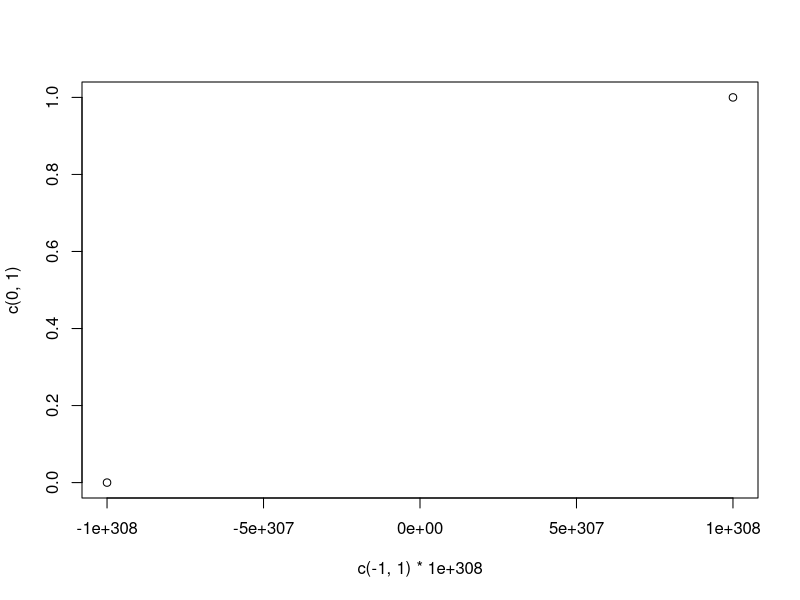
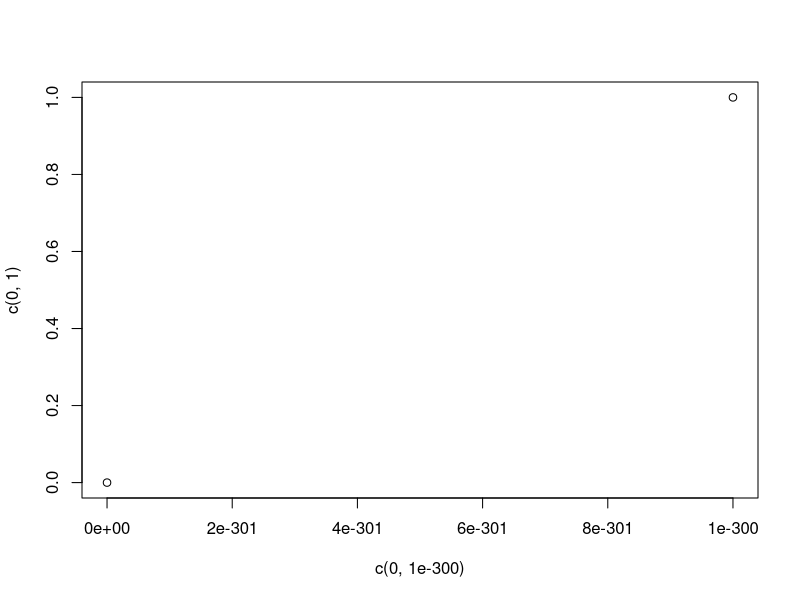
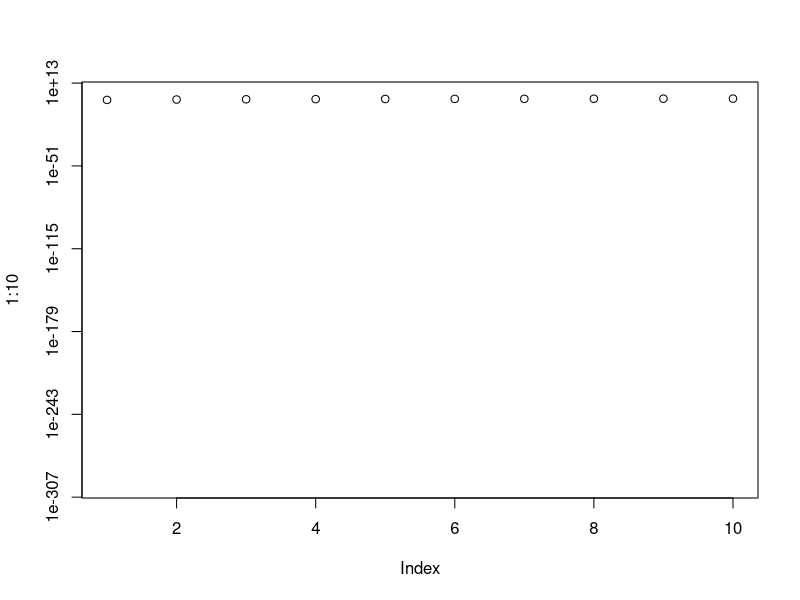
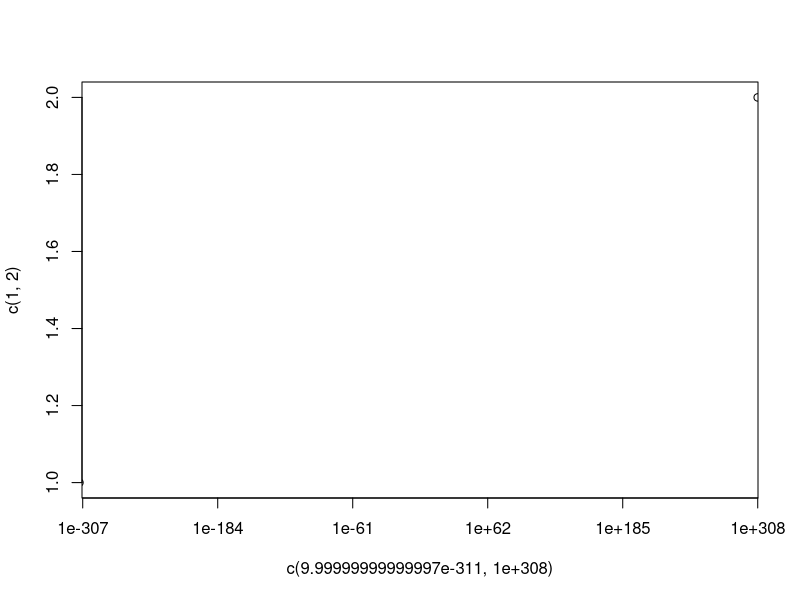

Here is the R script that generated these plots, in order:
pdf(file.path(tempdir(), "extreme.pdf"))
plot(c(-1, 1) * 1e308, c(0, 1))
print(par("usr")[1:2])
print(axTicks(1))
plot(c(0, 1e-300), c(0, 1))
print(par("xaxp"))
plot(1:10, log = "y", ylim = c(0, 10))
print(par("usr")[3:4])
plot(c(1e-310, 1e308), c(1, 2), log = "x")
print(par("usr")[1:2])
print(axTicks(1))
invisible(dev.off())
